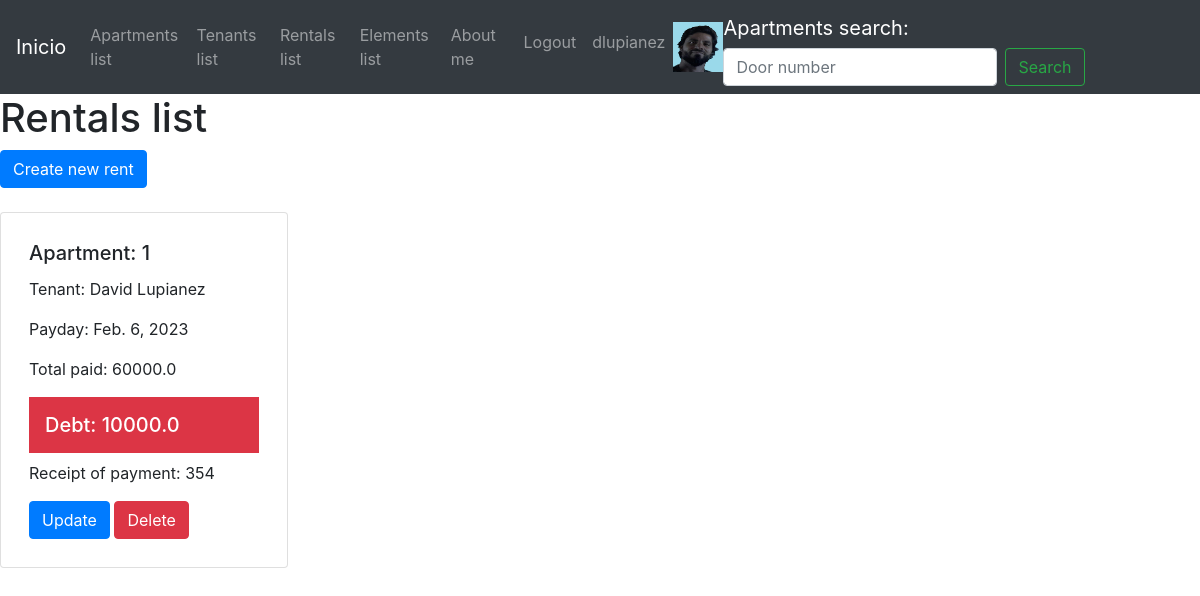
The app's page /rentals/rentals-list/ (signed in), older data.
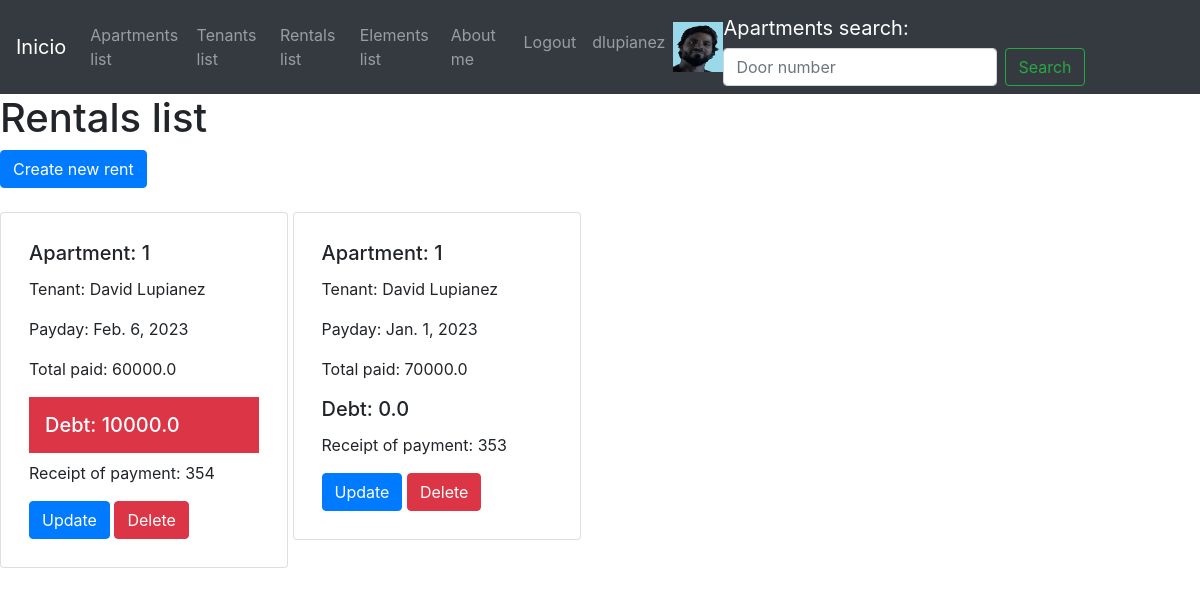
The same page, newer data.
### rentals/models.py (models this page shows)
class Rent(models.Model):
    apartment = models.ForeignKey(Apartment, blank=False, null=False, on_delete=models.CASCADE, related_name='apartment')
    tenant = models.ForeignKey(Tenant, blank=False, null=False, on_delete=models.CASCADE, related_name='tenant')
    payday=models.DateField()
    total_paid=models.FloatField()
    debt=models.FloatField()
    receipt_of_payment=models.IntegerField()
    has_debt=models.BooleanField(default=False)

### apartments/models.py (models this page shows, shortened)
class Apartment(models.Model):
    door_number=models.CharField(max_length=10, null=False, blank=False)
    rental_value=models.FloatField()
    garage_value=models.FloatField()
    expenses_value=models.FloatField()
    total_value = computed_property.ComputedFloatField(compute_from='calculate_total_value')
    is_available=models.BooleanField(default=True)
    apartment_picture = models.ImageField(upload_to='apartment_images', null=True, blank=True)
    def calculate_total_value(self)-> float:
        return self.rental_value + self.garage_value + self.expenses_value

### tenants/models.py (models this page shows, shortened)
class Tenant(models.Model):
    name=models.CharField(max_length=50, null=False, blank=False)
    lastname=models.CharField(max_length=50, null=False, blank=False )
    email=models.EmailField(max_length=50, null=False, blank=False)
    phone=models.CharField(max_length=50, null=False, blank=False)
    is_active=models.BooleanField(default=True)
    tenant_picture = models.ImageField(upload_to='tenant_images', null=True, blank=True)

### rentals/views.py (the view)
# urls.py: path('rentals-list/', RentalsListView.as_view(), name='rentals_list'),
class RentalsListView(LoginRequiredMixin, ListView):
    model = Rent
    template_name = 'rentals/rentals-list.html'

### templates/rentals/rentals-list.html (shortened to what this page needs)
{% extends 'base.html' %}
{% block content %}
    <h1>Rentals list</h1>
    {% if request.user.is_authenticated %}
        {% if request.user.is_superuser %}
            <a href="/rentals/rent-create/" class="btn btn-primary">Create new rent</a>
        {% endif %}
    {% endif %}
    <br><br>
    {% for rent in object_list %}
        <div class="card  d-inline-flex p-2" style="width: 18rem;">
            <div class="card-body">
            <h5 class="card-title">Apartment: {{rent.apartment.door_number}}</h5>
            <p class="card-text">Tenant: {{rent.tenant.name}} {{rent.tenant.lastname}}</p>
            <p class="card-text">Payday: {{rent.payday}}</p>
            <p class="card-text">Total paid: {{rent.total_paid}}</p>
            {% if rent.has_debt %}
                <h5 class="card-title p-3 mb-2 bg-danger text-white">Debt: {{rent.debt}}</h5>
            {% else %}
                <h5 class="card-title">Debt: {{rent.debt}}</h5>
            {% endif %}
            <p class="card-text">Receipt of payment: {{rent.receipt_of_payment}}</p>
            {% if request.user.is_authenticated %}
                {% if request.user.is_superuser %}
                    <a href="/rentals/rent-update/{{rent.id}}" class="btn btn-primary">Update</a>
                    <a href="/rentals/rent-delete/{{rent.id}}" class="btn btn-danger">Delete</a>
                {% endif %}
            {% endif %}
        </div>
        </div>
    {% endfor %}
{% endblock %}

Row changes from the older to the newer data that the page shows:
added Rent: apartment.door_number "1", tenant.name "David", tenant.lastname "Lupianez", payday "Jan. 1, 2023", total_paid "70000.0", debt "0.0", receipt_of_payment "353"
